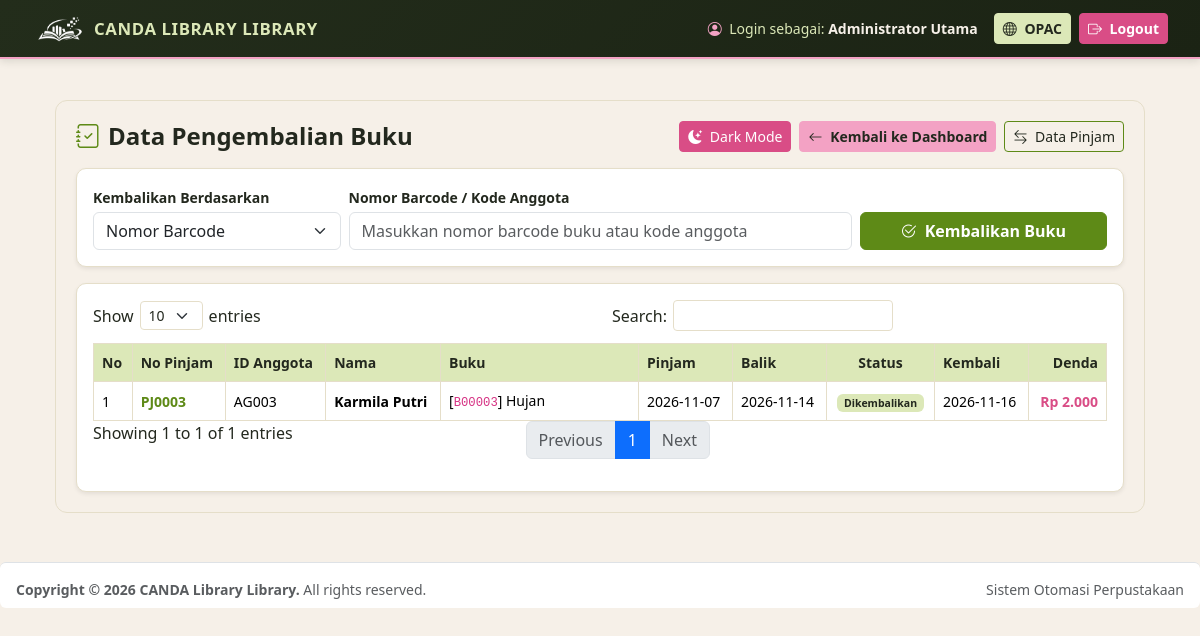
The page /sirkulasi/riwayat_kembali.php (signed in) on the database its author committed.
### tables this page shows
CREATE TABLE IF NOT EXISTS pengaturan_denda (
    id_denda INT AUTO_INCREMENT PRIMARY KEY,
    nominal_denda INT NOT NULL DEFAULT 1000,
    lama_pinjam_default INT NOT NULL DEFAULT 7,
    nama_perpustakaan VARCHAR(150) DEFAULT 'CANDA Library Library - Sistem Otomasi Perpustakaan',
    updated_at TIMESTAMP DEFAULT CURRENT_TIMESTAMP ON UPDATE CURRENT_TIMESTAMP
);

CREATE TABLE IF NOT EXISTS sirkulasi (
    id_transaksi INT AUTO_INCREMENT PRIMARY KEY,
    no_pinjam VARCHAR(20) NOT NULL UNIQUE,
    id_anggota INT NOT NULL,
    id_buku INT NOT NULL,
    tgl_pinjam DATE NOT NULL,
    tgl_jatuh_tempo DATE NOT NULL,
    tgl_kembali DATE NULL,
    status ENUM('Dipinjam', 'Dikembalikan') DEFAULT 'Dipinjam',
    denda INT DEFAULT 0,
    petugas_id INT NULL,
    FOREIGN KEY (id_anggota) REFERENCES anggota(id_anggota) ON DELETE CASCADE,
    FOREIGN KEY (id_buku) REFERENCES buku(id_buku) ON DELETE CASCADE
);

CREATE TABLE IF NOT EXISTS anggota (
    id_anggota INT AUTO_INCREMENT PRIMARY KEY,
    kode_anggota VARCHAR(20) NOT NULL UNIQUE,
    username_anggota VARCHAR(50) NOT NULL UNIQUE,
    password_anggota VARCHAR(255) NOT NULL,
    nama_anggota VARCHAR(100) NOT NULL,
    jenis_kelamin ENUM('Laki-laki', 'Perempuan') NOT NULL,
    tempat_lahir VARCHAR(50) DEFAULT 'Semarang',
    tanggal_lahir DATE DEFAULT '2004-01-01',
    no_telp VARCHAR(20) NOT NULL,
    email VARCHAR(100) DEFAULT '-',
    alamat TEXT NOT NULL,
    foto VARCHAR(255) DEFAULT '',
    tgl_bergabung DATE DEFAULT (CURRENT_DATE),
    status_aktif ENUM('Aktif', 'Nonaktif') DEFAULT 'Aktif'
);

CREATE TABLE IF NOT EXISTS buku (
    id_buku INT AUTO_INCREMENT PRIMARY KEY,
    nomor_induk VARCHAR(30) NOT NULL UNIQUE,
    nomor_barcode VARCHAR(30) NOT NULL UNIQUE,
    isbn VARCHAR(30) DEFAULT '-',
    nomor_kelas VARCHAR(30) NOT NULL,
    no_panggil VARCHAR(50) NOT NULL,
    judul VARCHAR(200) NOT NULL,
    pengarang VARCHAR(150) NOT NULL,
    penerbit VARCHAR(100) NOT NULL,
    tempat_terbit VARCHAR(100) DEFAULT 'Jakarta',
    tahun_terbit YEAR NOT NULL,
    bahasa VARCHAR(50) DEFAULT 'Indonesia',
    jumlah_halaman VARCHAR(50) DEFAULT '200 hlm.',
    sinopsis TEXT,
    id_kategori INT,
    id_rak INT,
    stok INT NOT NULL DEFAULT 1,
    sampul VARCHAR(255) DEFAULT '',
    lampiran_pdf VARCHAR(255) DEFAULT '',
    tanggal_masuk TIMESTAMP DEFAULT CURRENT_TIMESTAMP,
    FOREIGN KEY (id_kategori) REFERENCES kategori(id_kategori) ON DELETE SET NULL,
    FOREIGN KEY (id_rak) REFERENCES rak(id_rak) ON DELETE SET NULL
);

### config/koneksi.php (called while the page is built, shortened)
<?php
$host = "sqlXXX.infinityfree.com";
$user = "if0_43497672";
$pass = "PASSWORD_MYSQL_KAMU";
$db   = "if0_43497672_db_candalibrary";
$conn = mysqli_connect($host, $user, $pass, $db);
mysqli_query($conn, "CREATE TABLE IF NOT EXISTS pengaturan_denda (
    id INT AUTO_INCREMENT PRIMARY KEY,
    nominal_denda INT DEFAULT 1000,
    lama_pinjam_default INT DEFAULT 7,
    nama_perpustakaan VARCHAR(100) DEFAULT 'CANDA Library'
)");
$q_set = mysqli_query($conn, "SELECT * FROM pengaturan_denda LIMIT 1");
$pengaturan = mysqli_fetch_assoc($q_set);
if (!function_exists('format_rupiah')) {
    function format_rupiah($angka) {
        return "Rp " . number_format((float)$angka, 0, ',', '.');
    }
}
?>

### sirkulasi/riwayat_kembali.php (the view, shortened to what this page needs)
<?php
require_once '../config/koneksi.php';
$sql = "SELECT s.*, a.kode_anggota, a.nama_anggota, b.nomor_barcode, b.judul
        FROM sirkulasi s
        JOIN anggota a ON s.id_anggota = a.id_anggota
        JOIN buku b ON s.id_buku = b.id_buku
        WHERE s.status = 'Dikembalikan'
        ORDER BY s.tgl_kembali DESC, s.id_transaksi DESC";
$q = mysqli_query($conn, $sql);
require_once '../includes/header.php';
$tipe_dipilih = isset($_POST['tipe_input']) ? $_POST['tipe_input'] : 'nomor_barcode';
?>
<div class="kembali-wrapper">
    <div class="d-flex flex-wrap justify-content-between align-items-center gap-2 mb-3">
        <h4 class="fw-bold mb-0">
            <i class="bi bi-journal-check me-2" style="color: var(--grass);"></i>Data Pengembalian Buku
        </h4>
        <div class="d-flex flex-wrap gap-2">
            <button type="button" id="toggleModeKembali" class="btn btn-sm btn-raspberry">
                <i class="bi bi-moon-stars-fill me-1" id="iconModeKembali"></i>
                <span id="labelModeKembali">Dark Mode</span>
            </button>
            <a href="../admin/dashboard.php" class="btn btn-bubblegum btn-sm">
                <i class="bi bi-arrow-left me-1"></i> Kembali ke Dashboard
            </a>
            <a href="tampil.php" class="btn btn-outline-secondary btn-sm" style="border-color: var(--grass); color: var(--text-panel);">
                <i class="bi bi-arrow-left-right me-1"></i> Data Pinjam
            </a>
        </div>
    </div>
    <div class="card kembali-card border-0 shadow-sm mb-3">
        <div class="card-body">
            <form method="POST" class="row g-2 align-items-end">
                <div class="col-md-3">
                    <label class="form-label fw-semibold small mb-1">Kembalikan Berdasarkan</label>
                    <select name="tipe_input" class="form-select">
                        <option value="nomor_barcode" <?= $tipe_dipilih == 'nomor_barcode' ? 'selected' : '' ?>>Nomor Barcode</option>
                    </select>
                </div>
                <div class="col-md-6">
                    <label class="form-label fw-semibold small mb-1">Nomor Barcode / Kode Anggota</label>
                    <input type="text" name="nilai_cari" class="form-control" placeholder="Masukkan nomor barcode buku atau kode anggota" required>
                </div>
                <div class="col-md-3 d-grid">
                    <button type="submit" name="proses_kembali" value="1" class="btn btn-grass fw-bold">
                        <i class="bi bi-check2-circle me-1"></i> Kembalikan Buku
                    </button>
                </div>
            </form>
        </div>
    </div>
    <div class="card kembali-card border-0 shadow-sm">
        <div class="card-body">
            <div class="table-responsive">
                <table class="table table-bordered table-hover datatable align-middle small kembali-table mb-0">
                    <thead>
                        <tr>
                            <th>No</th>
                            <th>No Pinjam</th>
                            <th>ID Anggota</th>
                            <th>Nama</th>
                            <th>Buku</th>
                            <th>Pinjam</th>
                            <th>Balik</th>
                            <th class="text-center">Status</th>
                            <th>Kembali</th>
                            <th class="text-end">Denda</th>
                        </tr>
                    </thead>
                    <tbody>
                        <?php if($q && mysqli_num_rows($q) > 0): ?>
                            <?php $no=1; while($r = mysqli_fetch_assoc($q)): ?>
                            <tr>
                                <td class="col-nowrap"><?= $no++ ?></td>
                                <td class="fw-bold col-nowrap" style="color: var(--grass);"><?= htmlspecialchars($r['no_pinjam']) ?></td>
                                <td class="col-nowrap"><?= htmlspecialchars($r['kode_anggota']) ?></td>
                                <td class="fw-semibold col-nowrap"><?= htmlspecialchars($r['nama_anggota']) ?></td>
                                <td class="col-buku">[<code><?= htmlspecialchars($r['nomor_barcode']) ?></code>] <?= htmlspecialchars($r['judul']) ?></td>
                                <td class="col-nowrap"><?= htmlspecialchars($r['tgl_pinjam']) ?></td>
                                <td class="col-nowrap"><?= htmlspecialchars($r['tgl_jatuh_tempo']) ?></td>
                                <td class="col-nowrap text-center">
                                    <span class="badge" style="background-color: var(--pistachio); color: #23281E;">
                                        Dikembalikan
                                    </span>
                                </td>
                                <td class="col-nowrap"><?= htmlspecialchars($r['tgl_kembali']) ?></td>
                                <td class="fw-bold col-nowrap text-end" style="color: <?= ((float)$r['denda'] > 0) ? 'var(--raspberry)' : 'var(--grass)' ?>;">
                                    <?= format_rupiah($r['denda']) ?>
                                </td>
                            </tr>
                            <?php endwhile; ?>
                        <?php else: ?>
                            <tr>
                                <td colspan="10" class="text-center text-muted py-4">Belum ada riwayat pengembalian buku.</td>
                            </tr>
                        <?php endif; ?>
                    </tbody>
                </table>
            </div>
        </div>
    </div>
</div>
<?php require_once '../includes/footer.php'; ?>

### includes/header.php (shortened to what this page needs)
<?php
$nama_perpus = isset($pengaturan['nama_perpustakaan']) ? $pengaturan['nama_perpustakaan'] : 'CANDA Library';
$role_user   = isset($_SESSION['nama_petugas']) ? $_SESSION['nama_petugas'] : 'Administrator';
?>
<!DOCTYPE html>
<html lang="id">
<head>
    <link href="https://cdn.jsdelivr.net/npm/bootstrap@5.3.3/dist/css/bootstrap.min.css" rel="stylesheet">
    <link href="https://cdn.jsdelivr.net/npm/bootstrap-icons@1.11.3/font/bootstrap-icons.min.css" rel="stylesheet">
</head>
<body>
    <nav class="navbar navbar-expand main-header mb-3">
        <div class="container-fluid">
            <a class="navbar-brand d-flex align-items-center gap-2 py-0" href="../admin/dashboard.php">
                <img src="../uploads/lampiran/logo.png" alt="Logo <?= htmlspecialchars(strtoupper($nama_perpus)) ?>" class="brand-logo-img">
                <span class="brand-title-caps text-uppercase"><?= htmlspecialchars($nama_perpus) ?></span>
            </a>
            <div class="navbar-nav ms-auto align-items-center">
                <span class="navbar-text me-3 small" style="color: var(--pistachio);">
                    <i class="bi bi-person-circle me-1" style="color: var(--bubblegum);"></i> Login sebagai:
                    <strong style="color: var(--ivory);"><?= htmlspecialchars($role_user) ?></strong>
                </span>
                <a href="../index.php" target="_blank" class="btn btn-canda-opac btn-sm me-2">
                    <i class="bi bi-globe me-1"></i> OPAC
                </a>
                <a href="../auth/logout.php" onclick="return confirm('Keluar dari sistem?')" class="btn btn-canda-logout btn-sm">
                    <i class="bi bi-box-arrow-right me-1"></i> Logout
                </a>
            </div>
        </div>
    </nav>
    <div class="container main-content">

### includes/footer.php (shortened to what this page needs)
</div>
    <footer class="mt-4 pt-3 border-top bg-white px-3 py-2 rounded small text-muted d-flex justify-content-between">
        <div><strong>Copyright &copy; <?= date('Y') ?> <?= htmlspecialchars($pengaturan['nama_perpustakaan']) ?>.</strong> All rights reserved.</div>
        <div>Sistem Otomasi Perpustakaan</div>
    </footer>
</body>
</html>

### includes/header.php (style rules this page uses)
:root { --pistachio: #DCE8B8; --grass: #5E8A17; --grass-dark: #466810; --raspberry: #D94D86; --raspberry-dark: #B5376B; --bubblegum: #F3A2C4; --ivory: #F6F0E8; --ink: #23281E; --muted: #646B5E; --border-soft: #E5DEC9; }
body { background-color: var(--ivory); color: var(--ink); font-family: 'Segoe UI', Tahoma, Geneva, Verdana, sans-serif; }
.main-header { background: linear-gradient(135deg, #232D1B 0%, #1B2314 100%); border-bottom: 2px solid var(--bubblegum); padding: 10px 20px; box-shadow: 0 2px 8px rgba(35, 45, 27, 0.14); }
.brand-logo-img { height: 36px; width: auto; object-fit: contain; display: block; }
.brand-title-caps { color: var(--pistachio); letter-spacing: 0.6px; font-size: 1.05rem; font-weight: 800; text-transform: uppercase; }
.main-content { padding: 25px; }
.btn-canda-opac { background-color: var(--pistachio); border-color: var(--pistachio); color: var(--ink); font-weight: 600; }
.btn-canda-logout { background-color: var(--raspberry); border-color: var(--raspberry); color: #FFFFFF; font-weight: 600; }

### sirkulasi/riwayat_kembali.php (style rules this page uses)
:root { --pistachio: #DCE8B8; --grass: #5E8A17; --grass-dark: #466810; --raspberry: #D94D86; --raspberry-dark: #B5376B; --bubblegum: #F3A2C4; --ivory: #F6F0E8; --bg-panel: #F6F0E8; --bg-card: #FFFFFF; --bg-table-head: #DCE8B8; --bg-table-hover: #F6F0E8; --text-panel: #23281E; --text-soft: #646B5E; --border-panel: #E5DEC9; }
.kembali-table thead th { white-space: nowrap; vertical-align: middle; }
.kembali-table tbody td { vertical-align: middle; }
.kembali-table .col-nowrap { white-space: nowrap; }
.kembali-table .col-buku { min-width: 190px; }
.kembali-wrapper { background-color: var(--bg-panel); color: var(--text-panel); border: 1px solid var(--border-panel); border-radius: 12px; padding: 20px; transition: background-color 0.25s ease, color 0.25s ease; }
.kembali-card { background-color: var(--bg-card) !important; color: var(--text-panel) !important; border: 1px solid var(--border-panel) !important; border-radius: 10px; }
.kembali-table { color: var(--text-panel); border-color: var(--border-panel); }
.kembali-table thead th { background-color: var(--bg-table-head); color: var(--text-panel); border-color: var(--border-panel); }
.btn-grass { background-color: var(--grass); border-color: var(--grass); color: #FFFFFF; }
.btn-bubblegum { background-color: var(--bubblegum); border-color: var(--bubblegum); color: #23281E; font-weight: 600; }
.btn-raspberry { background-color: var(--raspberry); border-color: var(--raspberry); color: #FFFFFF; }

### rows shown on the page
pengaturan_denda: nama_perpustakaan "CANDA LIBRARY LIBRARY", nama_perpustakaan "CANDA Library Library"
sirkulasi: no_pinjam "PJ0003", id_anggota.kode_anggota "AG003", id_anggota.nama_anggota "Karmila Putri", id_buku.nomor_barcode "B00003", id_buku.judul "Hujan", tgl_pinjam "2026-11-07", tgl_jatuh_tempo "2026-11-14", tgl_kembali "2026-11-16", denda "Rp 2.000"

### other values the page prints
$role_user "Administrator Utama"
